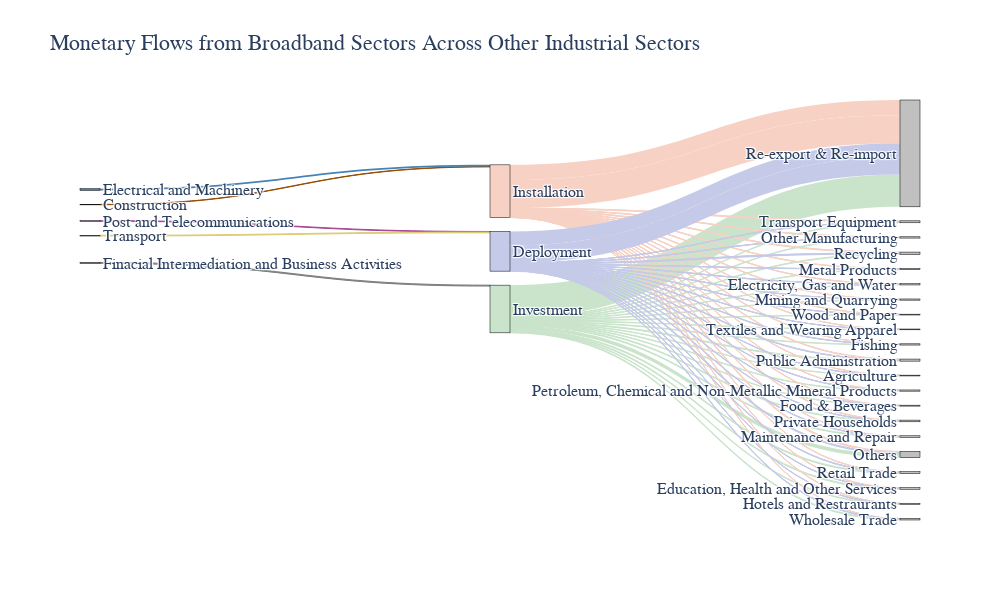

Here is the notebook cell this chart was saved with:
### Code cell
colors = {  
   'Investment': '#C9E4CA',  
   'Installation': '#F7D2C4',  
   'Deployment': '#C5CAE9',  
   'Finacial Intermediation and Business Activities': '#808080',  
   'Construction': '#964B00',  
   'Electrical and Machinery': '#4682B4',  
   'Post and Telecommunications': '#AA4499',  
   'Transport': '#DDCC77'  
}  
  
source_indices = []  
target_indices = []  
values = []  
colors_list = []  
  
sectors = ['Finacial Intermediation and Business Activities', 'Construction', 'Electrical and Machinery', 'Post and Telecommunications', 'Transport']  
  
middle_sections = {  
   'Investment': ['Finacial Intermediation and Business Activities'],  
   'Installation': ['Construction', 'Electrical and Machinery'],  
   'Deployment': ['Post and Telecommunications', 'Transport']  
}  
  
other_sectors = io_table.columns.get_level_values(1).unique().tolist()  
other_sectors = [sector for sector in other_sectors if sector not in sectors]  
  
for i, sector in enumerate(sectors):  
   for j, middle_section in enumerate(middle_sections.keys()):  
      if sector in middle_sections[middle_section]:  
        source_indices.append(i)  
        target_indices.append(len(sectors) + j)  
        values.append(io_table.loc[(slice(None), sector), (slice(None), sector)].sum().sum())  
        colors_list.append(colors[sector])  
  
for i, middle_section in enumerate(middle_sections.keys()):  
   for j, specific_sector in enumerate(middle_sections[middle_section]):  
      for k, other_sector in enumerate(other_sectors):  
        source_indices.append(len(sectors) + i)  
        target_indices.append(len(sectors) + len(middle_sections) + k)  
        values.append(io_table.loc[(slice(None), specific_sector), (slice(None), other_sector)].sum().sum())  
        colors_list.append(colors[middle_section])  
  
fig = go.Figure(data=[go.Sankey(  
   node=dict(  
      pad=15,  
      thickness=20,  
      line=dict(color="black", width=0.5),  
      label=sectors + list(middle_sections.keys()) + other_sectors,  
      color=[colors[sector] if sector in sectors else  
          colors['Investment'] if sector == 'Investment' else  
          colors['Installation'] if sector == 'Installation' else  
          colors['Deployment'] if sector == 'Deployment' else  
          '#C0C0C0' for sector in sectors + list(middle_sections.keys()) + other_sectors]  
   ),  
   link=dict(  
      source=source_indices,  
      target=target_indices,  
      value=values,  
      color=colors_list  
   )  
)])  
  
fig.update_layout(  
   title_text="Monetary Flows from Broadband Sectors Across Other Industrial Sectors", font_family='Times New Roman',  
   font_size=16,  
   width=1000, 
   height=600  
)  
  
fig.show()

### Figure 1 — Plotly figure (JSON) as saved in the notebook; plotly's stock layout.template omitted (floating-point values rounded to 4 significant figures)
{"data": [{"link": {"color": ["#808080", "#964B00", "#4682B4", "#AA4499", "#DDCC77", "#C9E4CA", "#C9E4CA", "#C9E4CA", "#C9E4CA", "#C9E4CA", "#C9E4CA", "#C9E4CA", "#C9E4CA", "#C9E4CA", "#C9E4CA", "#C9E4CA", "#C9E4CA", "#C9E4CA", "#C9E4CA", "#C9E4CA", "#C9E4CA", "#C9E4CA", "#C9E4CA", "#C9E4CA", "#C9E4CA", "#C9E4CA", "#F7D2C4", "#F7D2C4", "#F7D2C4", "#F7D2C4", "#F7D2C4", "#F7D2C4", "#F7D2C4", "#F7D2C4", "#F7D2C4", "#F7D2C4", "#F7D2C4", "#F7D2C4", "#F7D2C4", "#F7D2C4", "#F7D2C4", "#F7D2C4", "#F7D2C4", "#F7D2C4", "#F7D2C4", "#F7D2C4", "#F7D2C4", "#F7D2C4", "#F7D2C4", "#F7D2C4", "#F7D2C4", "#F7D2C4", "#F7D2C4", "#F7D2C4", "#F7D2C4", "#F7D2C4", "#F7D2C4", "#F7D2C4", "#F7D2C4", "#F7D2C4", "#F7D2C4", "#F7D2C4", "#F7D2C4", "#F7D2C4", "#F7D2C4", "#F7D2C4", "#F7D2C4", "#F7D2C4", "#C5CAE9", "#C5CAE9", "#C5CAE9", "#C5CAE9", "#C5CAE9", "#C5CAE9", "#C5CAE9", "#C5CAE9", "#C5CAE9", "#C5CAE9", "#C5CAE9", "#C5CAE9", "#C5CAE9", "#C5CAE9", "#C5CAE9", "#C5CAE9", "#C5CAE9", "#C5CAE9", "#C5CAE9", "#C5CAE9", "#C5CAE9", "#C5CAE9", "#C5CAE9", "#C5CAE9", "#C5CAE9", "#C5CAE9", "#C5CAE9", "#C5CAE9", "#C5CAE9", "#C5CAE9", "#C5CAE9", "#C5CAE9", "#C5CAE9", "#C5CAE9", "#C5CAE9", "#C5CAE9", "#C5CAE9", "#C5CAE9", "#C5CAE9", "#C5CAE9", "#C5CAE9", "#C5CAE9"], "source": [0, 1, 2, 3, 4, 5, 5, 5, 5, 5, 5, 5, 5, 5, 5, 5, 5, 5, 5, 5, 5, 5, 5, 5, 5, 5, 6, 6, 6, 6, 6, 6, 6, 6, 6, 6, 6, 6, 6, 6, 6, 6, 6, 6, 6, 6, 6, 6, 6, 6, 6, 6, 6, 6, 6, 6, 6, 6, 6, 6, 6, 6, 6, 6, 6, 6, 6, 6, 7, 7, 7, 7, 7, 7, 7, 7, 7, 7, 7, 7, 7, 7, 7, 7, 7, 7, 7, 7, 7, 7, 7, 7, 7, 7, 7, 7, 7, 7, 7, 7, 7, 7, 7, 7, 7, 7, 7, 7, 7, 7], "target": [5, 6, 6, 7, 7, 8, 9, 10, 11, 12, 13, 14, 15, 16, 17, 18, 19, 20, 21, 22, 23, 24, 25, 26, 27, 28, 8, 9, 10, 11, 12, 13, 14, 15, 16, 17, 18, 19, 20, 21, 22, 23, 24, 25, 26, 27, 28, 8, 9, 10, 11, 12, 13, 14, 15, 16, 17, 18, 19, 20, 21, 22, 23, 24, 25, 26, 27, 28, 8, 9, 10, 11, 12, 13, 14, 15, 16, 17, 18, 19, 20, 21, 22, 23, 24, 25, 26, 27, 28, 8, 9, 10, 11, 12, 13, 14, 15, 16, 17, 18, 19, 20, 21, 22, 23, 24, 25, 26, 27, 28], "value": [34.62, 13.04, 60.56, 21.72, 27.47, 13.88, 19.14, 18.85, 15.32, 15.47, 13.94, 21.03, 17.24, 16.17, 17.33, 23.44, 17.38, 28.74, 29.89, 35.94, 22.3, 31.13, 32.48, 29.53, 141.1, 1174.0, 3.107, 4.603, 6.175, 3.303, 3.696, 3.087, 3.838, 3.983, 3.067, 3.744, 8.351, 8.363, 4.511, 3.37, 5.461, 3.985, 9.867, 5.158, 5.771, 26.35, 550.0, 4.967, 8.326, 8.687, 5.188, 6.634, 7.426, 7.389, 11.0, 43.12, 14.02, 17.8, 7.086, 7.92, 5.509, 8.142, 4.868, 11.45, 8.389, 10.12, 20.07, 1025.0, 2.369, 4.087, 2.859, 2.688, 2.7, 3.162, 3.196, 3.462, 3.043, 3.928, 7.717, 3.527, 7.393, 7.868, 10.21, 5.05, 9.79, 6.486, 8.989, 15.58, 503.6, 5.272, 9.178, 7.16, 7.621, 0.5824, 2.939, 8.685, 8.537, 6.415, 8.357, 30.17, 9.284, 9.788, 12.14, 10.68, 5.324, 13.53, 5.994, 6.744, 25.75, 630.1]}, "node": {"color": ["#808080", "#964B00", "#4682B4", "#AA4499", "#DDCC77", "#C9E4CA", "#F7D2C4", "#C5CAE9", "#C0C0C0", "#C0C0C0", "#C0C0C0", "#C0C0C0", "#C0C0C0", "#C0C0C0", "#C0C0C0", "#C0C0C0", "#C0C0C0", "#C0C0C0", "#C0C0C0", "#C0C0C0", "#C0C0C0", "#C0C0C0", "#C0C0C0", "#C0C0C0", "#C0C0C0", "#C0C0C0", "#C0C0C0", "#C0C0C0", "#C0C0C0"], "label": ["Finacial Intermediation and Business Activities", "Construction", "Electrical and Machinery", "Post and Telecommunications", "Transport", "Investment", "Installation", "Deployment", "Agriculture", "Fishing", "Mining and Quarrying", "Food & Beverages", "Textiles and Wearing Apparel", "Wood and Paper", "Petroleum, Chemical and Non-Metallic Mineral Products", "Metal Products", "Transport Equipment", "Other Manufacturing", "Recycling", "Electricity, Gas and Water", "Maintenance and Repair", "Wholesale Trade", "Retail Trade", "Hotels and Restraurants", "Public Administration", "Education, Health and Other Services", "Private Households", "Others", "Re-export & Re-import"], "line": {"color": "black", "width": 0.5}, "pad": 15, "thickness": 20}, "type": "sankey"}], "layout": {"font": {"family": "Times New Roman", "size": 16}, "height": 600, "title": {"text": "Monetary Flows from Broadband Sectors Across Other Industrial Sectors"}, "width": 1000}}
